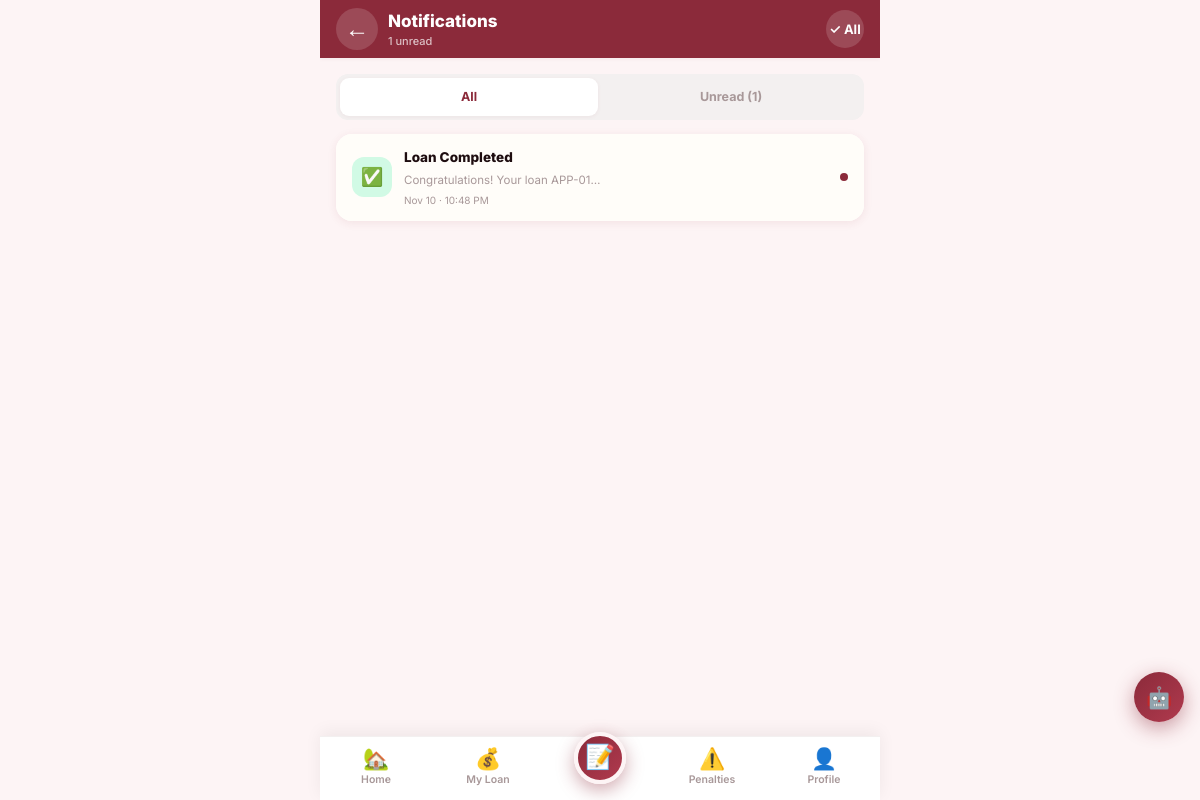
Screenshot of /customer_notifications.php (signed in) with the database file from the repository.
### tables this page shows
CREATE TABLE IF NOT EXISTS notifications (
    id INT AUTO_INCREMENT PRIMARY KEY,
    user_id INT NOT NULL,
    title VARCHAR(255),
    message TEXT,
    type ENUM('info','success','warning','danger') DEFAULT 'info',
    is_read TINYINT(1) DEFAULT 0,
    created_at TIMESTAMP DEFAULT CURRENT_TIMESTAMP,
    FOREIGN KEY (user_id) REFERENCES users(id)
);

### customer_notifications.php (the view, shortened to what this page needs)
<?php
require_once 'config.php';
$user_id = (int)$_SESSION['user_id'];
$filter   = $_GET['filter'] ?? 'all';
$where    = "WHERE user_id=$user_id";
$notifs   = $conn->query("SELECT * FROM notifications $where ORDER BY created_at DESC LIMIT 60");
$unread   = (int)$conn->query("SELECT COUNT(*) c FROM notifications WHERE user_id=$user_id AND is_read=0")->fetch_assoc()['c'];
$type_icons = ['success'=>'✅','warning'=>'⚠️','danger'=>'❌','info'=>'💡','error'=>'❌'];
$type_colors = ['success'=>'#d1fae5','warning'=>'#fef9c3','danger'=>'#fee2e2','info'=>'#eff6ff','error'=>'#fee2e2'];
?>
<!DOCTYPE html>
<html lang="en">
<head>
  <link rel="stylesheet" href="shared.css"/>
  <link rel="stylesheet" href="mobile-app.css"/>
</head>
<body class="app-shell">
  <header class="app-bar maroon">
    <a href="customer_dashboard.php" class="app-bar-back">←</a>
    <div style="flex:1;min-width:0;">
      <div class="app-bar-title">Notifications</div>
      <div class="app-bar-sub"><?= $unread ?> unread</div>
    </div>
    <?php if ($unread > 0): ?>
    <a href="?mark_all=1" class="app-bar-action" title="Mark all read" style="font-size:13px;font-weight:700;">✓ All</a>
    <?php endif; ?>
  </header>
  <main class="app-screen">
    <div class="seg-tabs">
      <a href="?filter=all"    class="seg-tab <?= $filter==='all'?'active':'' ?>">All</a>
      <a href="?filter=unread" class="seg-tab <?= $filter==='unread'?'active':'' ?>">
        Unread <?= $unread>0?"($unread)":'' ?>
      </a>
    </div>
    <?php if ($notifs->num_rows === 0): ?>
    <div class="app-card app-empty">
      <div class="app-empty-icon">🔔</div>
      <div class="app-empty-title">No Notifications</div>
      <div class="app-empty-sub"><?= $filter==='unread' ? "You've read everything!" : "You have no notifications yet." ?></div>
    </div>
    <?php else: ?>
    <div class="app-card-flat">
      <?php while ($n = $notifs->fetch_assoc()):
        $ic    = $type_icons[$n['type']]   ?? '🔔';
        $bg    = $type_colors[$n['type']]  ?? '#f0f4ff';
        $unr   = !(bool)$n['is_read'];
        $timeStr = date('F d, Y', strtotime($n['created_at'])) . ' at ' . date('g:i A', strtotime($n['created_at']));
        $disp_title = preg_replace('/^\?+\s*/', '', $n['title']);
      ?>
      <div class="app-list-item notif-row" style="cursor:pointer;<?= $unr ? 'background:#fffdf9;' : '' ?>"
           data-id="<?= (int)$n['id'] ?>"
           data-title="<?= htmlspecialchars($disp_title, ENT_QUOTES) ?>"
           data-msg="<?= htmlspecialchars($n['message'], ENT_QUOTES) ?>"
           data-time="<?= htmlspecialchars($timeStr, ENT_QUOTES) ?>"
           data-icon="<?= $ic ?>"
           onclick="openNotifRow(this)">
        <div class="app-list-icon" style="background:<?= $bg ?>;font-size:18px;"><?= $ic ?></div>
        <div class="app-list-body">
          <div class="app-list-title" style="<?= $unr?'font-weight:800;':'font-weight:600;' ?>">
            <?= htmlspecialchars($disp_title) ?>
          </div>
          <div class="app-list-sub" style="margin-top:2px;overflow:hidden;text-overflow:ellipsis;white-space:nowrap;max-width:200px;">
            <?= htmlspecialchars($n['message']) ?>
          </div>
          <div style="font-size:10px;color:var(--gray-400);margin-top:3px;"><?= date('M d · g:i A', strtotime($n['created_at'])) ?></div>
        </div>
        <?php if ($unr): ?>
        <div class="unread-dot" style="width:8px;height:8px;border-radius:50%;background:var(--maroon);flex-shrink:0;"></div>
        <?php endif; ?>
      </div>
      <?php endwhile; ?>
    </div>
    <?php endif; ?>
  </main>
  <?php include 'app_tabbar.php'; ?>
  <?php include 'chatbot.php'; ?>
</body>
</html>

### shared.css (style rules this page uses)
:root { --maroon: #8B2A3A; --maroon-dark: #6e1f2d; --maroon-deep: #4a1020; --maroon-light: #b03a4e; --maroon-pale: #fdf0f2; --maroon-muted: #f0c8ce; --maroon-soft: #e8aab4; --sidebar-bg: #2c0f18; --sidebar-hover: #3d1520; --bg-page: #fdf4f5; --bg-card: #ffffff; --bg-input: #ffffff; --white: #ffffff; --gray-50: #faf9f9; --gray-100: #f3f0f0; --gray-200: #e8e2e3; --gray-300: #d5ccce; --gray-400: #a89899; --gray-600: #6b5c5f; --text-dark: #1e0d10; --text-medium: #4a3538; --text-light: #7a6365; --shadow-xs: 0 1px 4px rgba(139,42,58,.06); --shadow-sm: 0 2px 10px rgba(139,42,58,.09); --shadow-md: 0 4px 22px rgba(139,42,58,.13); --shadow-lg: 0 8px 40px rgba(139,42,58,.17); --shadow-xl: 0 16px 60px rgba(139,42,58,.22); --radius-xs: 4px; --radius-sm: 8px; --radius-md: 14px; --radius-lg: 20px; --radius-full: 100px; --status-active: #10b981; --status-pending: #f59e0b; --status-rejected: #ef4444; --status-verified: #3b82f6; --status-completed: #8b5cf6; --sidebar-width: 250px; --header-height: 60px; --bottom-nav-height: 62px; }
*, *::before, *::after { margin:0; padding:0; box-sizing:border-box; }
html { scroll-behavior:smooth; }
body { font-family:'Inter',Arial,sans-serif; background:var(--bg-page); color:var(--text-dark); font-size:14px; line-height:1.6; -webkit-font-smoothing:antialiased; }
a { text-decoration:none; color:inherit; }

### mobile-app.css (style rules this page uses)
html, body.app-shell { background: var(--bg-page); overflow-x: hidden; }
body.app-shell { max-width: 560px; margin: 0 auto; min-height: 100vh; position: relative; padding-bottom: calc(var(--tabbar-height) + env(safe-area-inset-bottom)); -webkit-tap-highlight-color: transparent; }
:root { --appbar-height: 58px; --tabbar-height: 64px; }
.app-bar { position: sticky; top: 0; z-index: 50; height: var(--appbar-height); display: flex; align-items: center; gap: 10px; padding: 0 16px; background: var(--white); border-bottom: 1px solid var(--gray-100); box-shadow: var(--shadow-xs); }
.app-bar.maroon { background: var(--maroon); border-bottom: none; color: white; }
.app-bar-back { width: 42px; height: 42px; border-radius: 50%; display: flex; align-items: center; justify-content: center; font-size: 24px; line-height: 1; background: var(--gray-100); border: none; color: var(--text-dark); flex-shrink: 0; cursor: pointer; text-decoration: none; }
.app-bar.maroon .app-bar-back { background: rgba(255,255,255,.15); color: white; }
.app-bar-title { flex: 1; min-width: 0; font-size: 17px; font-weight: 800; white-space: nowrap; overflow: hidden; text-overflow: ellipsis; }
.app-bar-sub { font-size: 11px; color: var(--gray-400); font-weight: 500; margin-top: -2px; }
.app-bar.maroon .app-bar-sub { color: rgba(255,255,255,.7); }
.app-bar-action { width: 38px; height: 38px; border-radius: 50%; display: flex; align-items: center; justify-content: center; font-size: 19px; background: var(--gray-100); border: none; color: var(--text-dark); cursor: pointer; position: relative; text-decoration: none; flex-shrink: 0; }
.app-bar.maroon .app-bar-action { background: rgba(255,255,255,.15); color: white; }
.app-screen { padding: 16px; animation: appFadeIn .25s ease; }
.app-card-flat { background: var(--white); border-radius: 16px; overflow: hidden; margin-bottom: 14px; box-shadow: var(--shadow-sm); }
.app-list-item { display: flex; align-items: center; gap: 12px; padding: 13px 16px; border-bottom: 1px solid var(--gray-100); text-decoration: none; color: var(--text-dark); }
.app-list-item:last-child { border-bottom: none; }
.app-list-icon { width: 40px; height: 40px; border-radius: 12px; display: flex; align-items: center; justify-content: center; font-size: 18px; flex-shrink: 0; }
.app-list-body { flex: 1; min-width: 0; }
.app-list-title { font-size: 13.5px; font-weight: 700; color: var(--text-dark); }
.app-list-sub { font-size: 11.5px; color: var(--gray-400); margin-top: 1px; }
.seg-tabs { display: flex; background: var(--gray-100); border-radius: 12px; padding: 4px; gap: 4px; margin-bottom: 14px; overflow-x: auto; }
.seg-tab { flex: 1; text-align: center; padding: 9px 12px; border-radius: 9px; font-size: 12.5px; font-weight: 700; color: var(--gray-400); text-decoration: none; white-space: nowrap; transition: all .15s; }
.seg-tab.active { background: var(--white); color: var(--maroon); box-shadow: var(--shadow-xs); }

### rows the page displays
notifications: type "✅", title "Loan Completed", message "Congratulations! Your loan APP-01…", created_at "Nov 10 · 10:48 PM", is_read 0 (drawn)

### other values shown
$unread "1"
